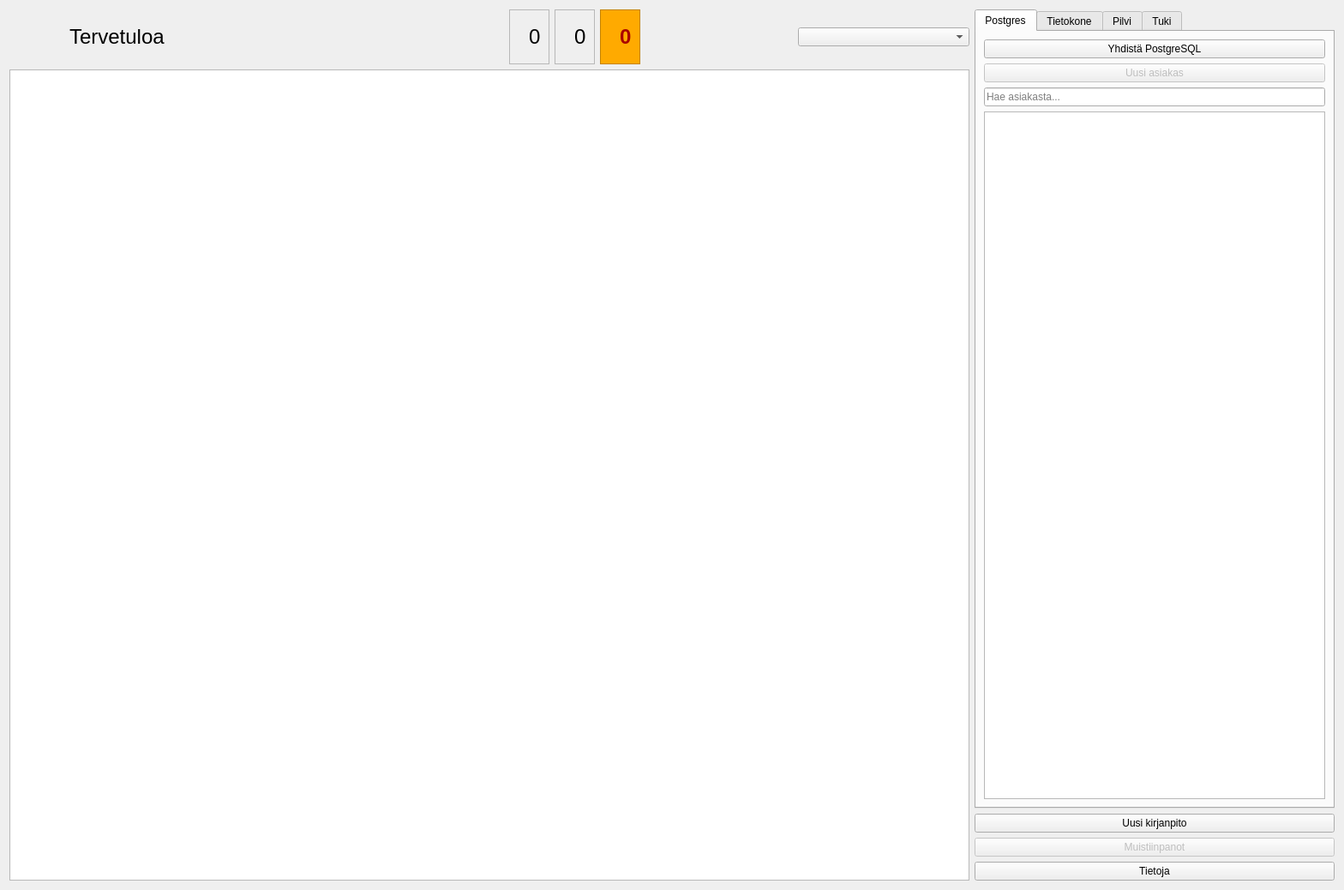
<?xml version="1.0" encoding="UTF-8"?>
<ui version="4.0">
 <class>Aloitus</class>
 <widget class="QWidget" name="Aloitus">
  <property name="geometry">
   <rect>
    <x>0</x>
    <y>0</y>
    <width>1568</width>
    <height>1038</height>
   </rect>
  </property>
  <property name="windowTitle">
   <string>Form</string>
  </property>
  <layout class="QHBoxLayout" name="horizontalLayout_5" stretch="8,3">
   <property name="sizeConstraint">
    <enum>QLayout::SetDefaultConstraint</enum>
   </property>
   <item>
    <layout class="QVBoxLayout" name="verticalLayout_2">
     <item>
      <layout class="QHBoxLayout" name="horizontalLayout_4">
       <item>
        <widget class="QLabel" name="logoLabel">
         <property name="sizePolicy">
          <sizepolicy hsizetype="Preferred" vsizetype="Preferred">
           <horstretch>0</horstretch>
           <verstretch>0</verstretch>
          </sizepolicy>
         </property>
         <property name="minimumSize">
          <size>
           <width>64</width>
           <height>64</height>
          </size>
         </property>
         <property name="maximumSize">
          <size>
           <width>640</width>
           <height>64</height>
          </size>
         </property>
         <property name="text">
          <string/>
         </property>
         <property name="pixmap">
          <pixmap resource="../pic/pic.qrc">:/pic/Possu64.png</pixmap>
         </property>
        </widget>
       </item>
       <item>
        <widget class="QLabel" name="nimiLabel">
         <property name="font">
          <font>
           <pointsize>18</pointsize>
          </font>
         </property>
         <property name="text">
          <string>Tervetuloa</string>
         </property>
         <property name="wordWrap">
          <bool>true</bool>
         </property>
        </widget>
       </item>
       <item>
        <spacer name="horizontalSpacer_3">
         <property name="orientation">
          <enum>Qt::Horizontal</enum>
         </property>
         <property name="sizeHint" stdset="0">
          <size>
           <width>40</width>
           <height>20</height>
          </size>
         </property>
        </spacer>
       </item>
       <item>
        <widget class="QLabel" name="paikallinenKuva">
         <property name="toolTip">
          <string>Kirjanpito on tallennettu omalle tietokoneellesi.</string>
         </property>
         <property name="text">
          <string/>
         </property>
         <property name="pixmap">
          <pixmap resource="../pic/pic.qrc">:/pic/computer-laptop.png</pixmap>
         </property>
        </widget>
       </item>
       <item>
        <widget class="QLabel" name="pilviKuva">
         <property name="toolTip">
          <string>Kirjanpito on tallennettu Kitsaan pilveen.</string>
         </property>
         <property name="text">
          <string/>
         </property>
         <property name="pixmap">
          <pixmap resource="../pic/pic.qrc">:/pic/cloud-64.png</pixmap>
         </property>
        </widget>
       </item>
       <item>
        <widget class="QLabel" name="procloud">
         <property name="text">
          <string/>
         </property>
         <property name="pixmap">
          <pixmap resource="../pic/pic.qrc">:/pic/procloud-64.png</pixmap>
         </property>
        </widget>
       </item>
       <item>
        <spacer name="horizontalSpacer">
         <property name="orientation">
          <enum>Qt::Horizontal</enum>
         </property>
         <property name="sizeHint" stdset="0">
          <size>
           <width>40</width>
           <height>20</height>
          </size>
         </property>
        </spacer>
       </item>
       <item>
        <widget class="QFrame" name="inboxFrame">
         <property name="frameShape">
          <enum>QFrame::StyledPanel</enum>
         </property>
         <property name="frameShadow">
          <enum>QFrame::Raised</enum>
         </property>
         <layout class="QHBoxLayout" name="horizontalLayout">
          <item>
           <widget class="QLabel" name="label_2">
            <property name="toolTip">
             <string>Käsiteltäviä tositteita työjonossa</string>
            </property>
            <property name="text">
             <string/>
            </property>
            <property name="pixmap">
             <pixmap resource="../pic/pic.qrc">:/pic/inbox32.png</pixmap>
            </property>
            <property name="scaledContents">
             <bool>false</bool>
            </property>
           </widget>
          </item>
          <item>
           <widget class="QLabel" name="inboxCount">
            <property name="font">
             <font>
              <pointsize>18</pointsize>
             </font>
            </property>
            <property name="accessibleName">
             <string/>
            </property>
            <property name="text">
             <string>0</string>
            </property>
           </widget>
          </item>
         </layout>
        </widget>
       </item>
       <item>
        <widget class="QFrame" name="outboxFrame">
         <property name="frameShape">
          <enum>QFrame::StyledPanel</enum>
         </property>
         <property name="frameShadow">
          <enum>QFrame::Raised</enum>
         </property>
         <layout class="QHBoxLayout" name="horizontalLayout_2">
          <item>
           <widget class="QLabel" name="outboxImage">
            <property name="text">
             <string/>
            </property>
            <property name="pixmap">
             <pixmap resource="../pic/pic.qrc">:/pic/email32.png</pixmap>
            </property>
           </widget>
          </item>
          <item>
           <widget class="QLabel" name="outboxCount">
            <property name="font">
             <font>
              <pointsize>18</pointsize>
             </font>
            </property>
            <property name="toolTip">
             <string>Lähetettäviä laskuja</string>
            </property>
            <property name="text">
             <string>0</string>
            </property>
           </widget>
          </item>
         </layout>
        </widget>
       </item>
       <item>
        <widget class="QFrame" name="tilioimattaFrame">
         <property name="toolTip">
          <string>Tiliöimättömiä tositteita</string>
         </property>
         <property name="styleSheet">
          <string notr="true">background-color: rgb(255, 170, 0);
border-color: rgb(170, 0, 0);</string>
         </property>
         <property name="frameShape">
          <enum>QFrame::StyledPanel</enum>
         </property>
         <property name="frameShadow">
          <enum>QFrame::Raised</enum>
         </property>
         <layout class="QHBoxLayout" name="horizontalLayout_3">
          <item>
           <widget class="QLabel" name="label_4">
            <property name="text">
             <string/>
            </property>
            <property name="pixmap">
             <pixmap resource="../pic/pic.qrc">:/pic/oranssi.png</pixmap>
            </property>
           </widget>
          </item>
          <item>
           <widget class="QLabel" name="tilioimattaCount">
            <property name="font">
             <font>
              <pointsize>18</pointsize>
              <bold>true</bold>
             </font>
            </property>
            <property name="styleSheet">
             <string notr="true">color: rgb(170, 0, 0);</string>
            </property>
            <property name="text">
             <string>0</string>
            </property>
           </widget>
          </item>
         </layout>
        </widget>
       </item>
       <item>
        <spacer name="horizontalSpacer_2">
         <property name="orientation">
          <enum>Qt::Horizontal</enum>
         </property>
         <property name="sizeHint" stdset="0">
          <size>
           <width>40</width>
           <height>20</height>
          </size>
         </property>
        </spacer>
       </item>
       <item>
        <widget class="QComboBox" name="tilikausiCombo">
         <property name="sizePolicy">
          <sizepolicy hsizetype="Minimum" vsizetype="Fixed">
           <horstretch>0</horstretch>
           <verstretch>0</verstretch>
          </sizepolicy>
         </property>
         <property name="minimumSize">
          <size>
           <width>200</width>
           <height>0</height>
          </size>
         </property>
         <property name="maximumSize">
          <size>
           <width>320</width>
           <height>16777215</height>
          </size>
         </property>
         <property name="sizeAdjustPolicy">
          <enum>QComboBox::AdjustToContents</enum>
         </property>
        </widget>
       </item>
      </layout>
     </item>
     <item>
      <widget class="AloitusBrowser" name="selain"/>
     </item>
    </layout>
   </item>
   <item>
    <layout class="QVBoxLayout" name="verticalLayout_4">
     <item>
      <widget class="QTabWidget" name="tkpilviTab">
       <property name="currentIndex">
        <number>0</number>
       </property>
       <widget class="QWidget" name="postgres">
        <attribute name="icon">
         <iconset resource="../pic/pic.qrc">
          <normaloff>:/pic/computer-mainframe.png</normaloff>:/pic/computer-mainframe.png</iconset>
        </attribute>
        <attribute name="title">
         <string>Postgres</string>
        </attribute>
        <layout class="QVBoxLayout" name="verticalLayout_8">
         <item>
          <widget class="QPushButton" name="postgresNappi">
           <property name="toolTip">
            <string>Yhdistä PostgreSQL-tietokantaan</string>
           </property>
           <property name="text">
            <string>Yhdistä PostgreSQL</string>
           </property>
          </widget>
         </item>
         <item>
          <widget class="QPushButton" name="postgresUusiNappi">
           <property name="enabled">
            <bool>false</bool>
           </property>
           <property name="text">
            <string>Uusi asiakas</string>
           </property>
          </widget>
         </item>
         <item>
          <widget class="QLineEdit" name="postgresSuodin">
           <property name="placeholderText">
            <string>Hae asiakasta...</string>
           </property>
          </widget>
         </item>
         <item>
          <widget class="QListWidget" name="postgresAsiakasList">
           <property name="contextMenuPolicy">
            <enum>Qt::CustomContextMenu</enum>
           </property>
           <property name="editTriggers">
            <set>QAbstractItemView::NoEditTriggers</set>
           </property>
          </widget>
         </item>
        </layout>
       </widget>
       <widget class="QWidget" name="tietokone">
        <attribute name="icon">
         <iconset resource="../pic/pic.qrc">
          <normaloff>:/pic/laptop.png</normaloff>:/pic/laptop.png</iconset>
        </attribute>
        <attribute name="title">
         <string>Tietokone</string>
        </attribute>
        <layout class="QVBoxLayout" name="verticalLayout">
         <item>
          <widget class="QPushButton" name="avaaNappi">
           <property name="toolTip">
            <string>Avaa kirjanpitotiedosto    Ctrl + O</string>
           </property>
           <property name="text">
            <string>Avaa kirjanpito</string>
           </property>
           <property name="icon">
            <iconset resource="../pic/pic.qrc">
             <normaloff>:/pic/avaatiedosto.png</normaloff>:/pic/avaatiedosto.png</iconset>
           </property>
           <property name="shortcut">
            <string>Ctrl+O</string>
           </property>
          </widget>
         </item>
         <item>
          <widget class="QListView" name="viimeisetView">
           <property name="editTriggers">
            <set>QAbstractItemView::NoEditTriggers</set>
           </property>
           <property name="iconSize">
            <size>
             <width>16</width>
             <height>16</height>
            </size>
           </property>
          </widget>
         </item>
         <item>
          <widget class="QPushButton" name="kitupiikkituontiNappi">
           <property name="text">
            <string>Tuo Kitupiikistä</string>
           </property>
           <property name="icon">
            <iconset resource="../pic/pic.qrc">
             <normaloff>:/pic/tuotiedosto.png</normaloff>:/pic/tuotiedosto.png</iconset>
           </property>
          </widget>
         </item>
         <item>
          <widget class="QPushButton" name="varmistaNappi">
           <property name="enabled">
            <bool>false</bool>
           </property>
           <property name="text">
            <string>Varmuuskopioi</string>
           </property>
           <property name="icon">
            <iconset resource="../pic/pic.qrc">
             <normaloff>:/pic/talleta.png</normaloff>:/pic/talleta.png</iconset>
           </property>
          </widget>
         </item>
         <item>
          <widget class="QPushButton" name="poistaNappi">
           <property name="enabled">
            <bool>false</bool>
           </property>
           <property name="text">
            <string>Poista luettelosta</string>
           </property>
           <property name="icon">
            <iconset resource="../pic/pic.qrc">
             <normaloff>:/pic/sulje.png</normaloff>:/pic/sulje.png</iconset>
           </property>
          </widget>
         </item>
        </layout>
       </widget>
       <widget class="QWidget" name="pilvi">
        <attribute name="icon">
         <iconset resource="../pic/pic.qrc">
          <normaloff>:/pic/cloud.png</normaloff>:/pic/cloud.png</iconset>
        </attribute>
        <attribute name="title">
         <string>Pilvi</string>
        </attribute>
        <layout class="QVBoxLayout" name="verticalLayout_5">
         <item>
          <widget class="QStackedWidget" name="pilviPino">
           <property name="currentIndex">
            <number>0</number>
           </property>
           <widget class="QWidget" name="page">
            <layout class="QVBoxLayout" name="verticalLayout_9">
             <item>
              <widget class="QGroupBox" name="groupBox">
               <property name="title">
                <string>Kirjaudu</string>
               </property>
               <layout class="QVBoxLayout" name="verticalLayout_6">
                <item>
                 <widget class="QLabel" name="palvelinvirheLabel">
                  <property name="styleSheet">
                   <string notr="true">background-color: rgb(255, 255, 0);
color: rgb(0, 0, 0);</string>
                  </property>
                  <property name="text">
                   <string>Palvelin ei juuri nyt ole käytettävissä. Yritä myöhemmin uudestaan. </string>
                  </property>
                  <property name="wordWrap">
                   <bool>true</bool>
                  </property>
                 </widget>
                </item>
                <item>
                 <widget class="QLabel" name="vaaraSalasana">
                  <property name="styleSheet">
                   <string notr="true">color: rgb(255, 0, 0);</string>
                  </property>
                  <property name="text">
                   <string>Salasana on virheellinen</string>
                  </property>
                 </widget>
                </item>
                <item>
                 <widget class="QLabel" name="emailLabel">
                  <property name="text">
                   <string>Sähköposti</string>
                  </property>
                  <property name="buddy">
                   <cstring>emailEdit</cstring>
                  </property>
                 </widget>
                </item>
                <item>
                 <widget class="QLineEdit" name="emailEdit">
                  <property name="placeholderText">
                   <string>Kirjoita ensin osoite</string>
                  </property>
                 </widget>
                </item>
                <item>
                 <widget class="QLabel" name="salaLabel">
                  <property name="text">
                   <string>Salasana</string>
                  </property>
                  <property name="buddy">
                   <cstring>salaEdit</cstring>
                  </property>
                 </widget>
                </item>
                <item>
                 <widget class="QLineEdit" name="salaEdit">
                  <property name="enabled">
                   <bool>true</bool>
                  </property>
                  <property name="echoMode">
                   <enum>QLineEdit::Password</enum>
                  </property>
                 </widget>
                </item>
                <item>
                 <widget class="QCheckBox" name="muistaCheck">
                  <property name="enabled">
                   <bool>false</bool>
                  </property>
                  <property name="text">
                   <string>Muista minut</string>
                  </property>
                 </widget>
                </item>
                <item>
                 <widget class="QPushButton" name="loginButton">
                  <property name="enabled">
                   <bool>false</bool>
                  </property>
                  <property name="text">
                   <string>Kirjaudu</string>
                  </property>
                  <property name="icon">
                   <iconset resource="../pic/pic.qrc">
                    <normaloff>:/pixaby/log-in.svg</normaloff>:/pixaby/log-in.svg</iconset>
                  </property>
                  <property name="autoDefault">
                   <bool>true</bool>
                  </property>
                  <property name="default">
                   <bool>true</bool>
                  </property>
                 </widget>
                </item>
                <item>
                 <widget class="QPushButton" name="salasanaButton">
                  <property name="enabled">
                   <bool>false</bool>
                  </property>
                  <property name="text">
                   <string>Unohdin salasanan</string>
                  </property>
                  <property name="icon">
                   <iconset resource="../pic/pic.qrc">
                    <normaloff>:/pic/lukitsematta.png</normaloff>:/pic/lukitsematta.png</iconset>
                  </property>
                 </widget>
                </item>
               </layout>
              </widget>
             </item>
             <item>
              <widget class="QGroupBox" name="uusiKayttajaGroup">
               <property name="title">
                <string>Uusi käyttäjä</string>
               </property>
               <layout class="QVBoxLayout" name="verticalLayout_8">
                <item>
                 <widget class="QLabel" name="label">
                  <property name="text">
                   <string>&lt;html&gt;&lt;head/&gt;&lt;body&gt;&lt;p&gt;Tarjoamme uudelle käyttäjälle 30 päivän maksuttoman kokeilujakson Kitsaan pilviominaisuuksiin.&lt;/p&gt;
&lt;p&gt;Lue enemmän &lt;a href=&quot;https://kitsas.fi&quot;&gt;&lt;span style=&quot; text-decoration: underline; color:#2980b9;&quot;&gt;kitsas.fi&lt;/span&gt;&lt;/a&gt;&lt;/p&gt;&lt;/body&gt;&lt;/html&gt;</string>
                  </property>
                  <property name="wordWrap">
                   <bool>true</bool>
                  </property>
                  <property name="openExternalLinks">
                   <bool>true</bool>
                  </property>
                 </widget>
                </item>
                <item>
                 <widget class="QPushButton" name="rekisteroiButton">
                  <property name="enabled">
                   <bool>true</bool>
                  </property>
                  <property name="text">
                   <string>Luo käyttäjätunnus</string>
                  </property>
                  <property name="icon">
                   <iconset resource="../pic/pic.qrc">
                    <normaloff>:/pic/uusiasiakas.png</normaloff>:/pic/uusiasiakas.png</iconset>
                  </property>
                 </widget>
                </item>
               </layout>
              </widget>
             </item>
             <item>
              <spacer name="verticalSpacer">
               <property name="orientation">
                <enum>Qt::Vertical</enum>
               </property>
               <property name="sizeHint" stdset="0">
                <size>
                 <width>20</width>
                 <height>21</height>
                </size>
               </property>
              </spacer>
             </item>
            </layout>
           </widget>
           <widget class="QWidget" name="page_2">
            <layout class="QVBoxLayout" name="verticalLayout_3">
             <item>
              <widget class="QLabel" name="kayttajaLabel">
               <property name="text">
                <string>TextLabel</string>
               </property>
               <property name="wordWrap">
                <bool>true</bool>
               </property>
              </widget>
             </item>
             <item>
              <widget class="QLabel" name="planLabel">
               <property name="text">
                <string>TextLabel</string>
               </property>
               <property name="wordWrap">
                <bool>true</bool>
               </property>
              </widget>
             </item>
             <item>
              <widget class="QPushButton" name="logoutButton">
               <property name="text">
                <string>Kirjaudu ulos</string>
               </property>
               <property name="icon">
                <iconset resource="../pic/pic.qrc">
                 <normaloff>:/pixaby/log-out.svg</normaloff>:/pixaby/log-out.svg</iconset>
               </property>
              </widget>
             </item>
             <item>
              <widget class="QPushButton" name="vaihdaSalasanaButton">
               <property name="text">
                <string>Vaihda salasana</string>
               </property>
               <property name="icon">
                <iconset resource="../pic/pic.qrc">
                 <normaloff>:/pic/lukittu.png</normaloff>:/pic/lukittu.png</iconset>
               </property>
              </widget>
             </item>
             <item>
              <widget class="QPushButton" name="tilausButton">
               <property name="text">
                <string>Tee tilaus</string>
               </property>
               <property name="icon">
                <iconset resource="../pic/pic.qrc">
                 <normaloff>:/freeicons/timantti.svg</normaloff>:/freeicons/timantti.svg</iconset>
               </property>
              </widget>
             </item>
             <item>
              <layout class="QHBoxLayout" name="horizontalLayout_6">
               <item>
                <widget class="QLabel" name="etsiIcon">
                 <property name="text">
                  <string/>
                 </property>
                 <property name="pixmap">
                  <pixmap resource="../pic/pic.qrc">:/pic/etsi.png</pixmap>
                 </property>
                 <property name="buddy">
                  <cstring>pilviSuodin</cstring>
                 </property>
                </widget>
               </item>
               <item>
                <widget class="QLineEdit" name="pilviSuodin">
                 <property name="placeholderText">
                  <string>Etsi kirjanpitoa...</string>
                 </property>
                </widget>
               </item>
              </layout>
             </item>
             <item>
              <widget class="QListView" name="pilviView">
               <property name="editTriggers">
                <set>QAbstractItemView::NoEditTriggers</set>
               </property>
               <property name="showDropIndicator" stdset="0">
                <bool>false</bool>
               </property>
               <property name="iconSize">
                <size>
                 <width>16</width>
                 <height>16</height>
                </size>
               </property>
              </widget>
             </item>
             <item>
              <widget class="QPushButton" name="pilviPoistaButton">
               <property name="text">
                <string>Poista kirjanpito</string>
               </property>
               <property name="icon">
                <iconset resource="../pic/pic.qrc">
                 <normaloff>:/freeicons/roskis.png</normaloff>:/freeicons/roskis.png</iconset>
               </property>
              </widget>
             </item>
             <item>
              <widget class="QPushButton" name="kopioiPilveenNappi">
               <property name="text">
                <string>Kopioi kirjanpito pilveen</string>
               </property>
               <property name="icon">
                <iconset resource="../pic/pic.qrc">
                 <normaloff>:/pic/cloud.png</normaloff>:/pic/cloud.png</iconset>
               </property>
              </widget>
             </item>
            </layout>
           </widget>
           <widget class="QWidget" name="page_3">
            <layout class="QVBoxLayout" name="verticalLayout_10">
             <item>
              <spacer name="verticalSpacer_2">
               <property name="orientation">
                <enum>Qt::Vertical</enum>
               </property>
               <property name="sizeHint" stdset="0">
                <size>
                 <width>20</width>
                 <height>367</height>
                </size>
               </property>
              </spacer>
             </item>
             <item>
              <widget class="QLabel" name="label_3">
               <property name="text">
                <string>Kirjaudutaan palvelimelle...</string>
               </property>
               <property name="alignment">
                <set>Qt::AlignCenter</set>
               </property>
              </widget>
             </item>
             <item>
              <spacer name="verticalSpacer_3">
               <property name="orientation">
                <enum>Qt::Vertical</enum>
               </property>
               <property name="sizeHint" stdset="0">
                <size>
                 <width>20</width>
                 <height>367</height>
                </size>
               </property>
              </spacer>
             </item>
            </layout>
           </widget>
          </widget>
         </item>
        </layout>
       </widget>
       <widget class="QWidget" name="tukitab">
        <attribute name="icon">
         <iconset resource="../pic/pic.qrc">
          <normaloff>:/freeicons/question.svg</normaloff>:/freeicons/question.svg</iconset>
        </attribute>
        <attribute name="title">
         <string>Tuki</string>
        </attribute>
        <layout class="QVBoxLayout" name="verticalLayout_7">
         <item>
          <widget class="TukiWidget" name="widget" native="true"/>
         </item>
        </layout>
       </widget>
      </widget>
     </item>
     <item>
      <widget class="QPushButton" name="uusiNappi">
       <property name="toolTip">
        <string>Aloita uusi kirjanpito   Ctrl+N</string>
       </property>
       <property name="text">
        <string>Uusi kirjanpito</string>
       </property>
       <property name="icon">
        <iconset resource="../pic/pic.qrc">
         <normaloff>:/pic/uusitiedosto.png</normaloff>:/pic/uusitiedosto.png</iconset>
       </property>
      </widget>
     </item>
     <item>
      <widget class="QPushButton" name="muistiinpanotNappi">
       <property name="enabled">
        <bool>false</bool>
       </property>
       <property name="text">
        <string>Muistiinpanot</string>
       </property>
       <property name="icon">
        <iconset resource="../pic/pic.qrc">
         <normaloff>:/pic/kommentti.png</normaloff>:/pic/kommentti.png</iconset>
       </property>
      </widget>
     </item>
     <item>
      <widget class="QPushButton" name="tietojaNappi">
       <property name="text">
        <string>Tietoja</string>
       </property>
       <property name="icon">
        <iconset resource="../pic/pic.qrc">
         <normaloff>:/pic/info.png</normaloff>:/pic/info.png</iconset>
       </property>
      </widget>
     </item>
    </layout>
   </item>
  </layout>
 </widget>
 <customwidgets>
  <customwidget>
   <class>TukiWidget</class>
   <extends>QWidget</extends>
   <header location="global">aloitussivu/tukiwidget.h</header>
   <container>1</container>
  </customwidget>
  <customwidget>
   <class>AloitusBrowser</class>
   <extends>QTextBrowser</extends>
   <header location="global">aloitussivu/aloitusbrowser.h</header>
  </customwidget>
 </customwidgets>
 <resources>
  <include location="../pic/pic.qrc"/>
 </resources>
 <connections>
  <connection>
   <sender>salaEdit</sender>
   <signal>returnPressed()</signal>
   <receiver>loginButton</receiver>
   <slot>click()</slot>
   <hints>
    <hint type="sourcelabel">
     <x>1525</x>
     <y>711</y>
    </hint>
    <hint type="destinationlabel">
     <x>1525</x>
     <y>793</y>
    </hint>
   </hints>
  </connection>
 </connections>
</ui>
